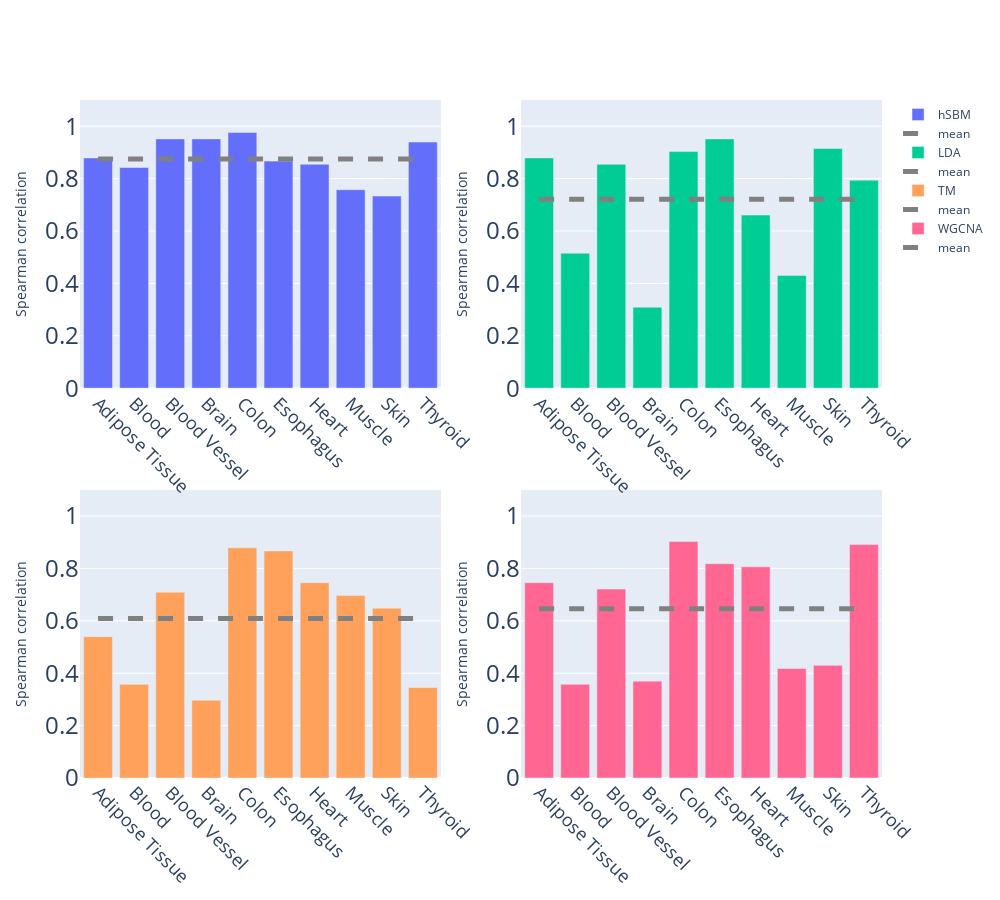

The code cell stored with this chart in its notebook:
### Code cell
fig = make_subplots(2,2)
ls={"width":5, "dash":"dash", "color":"gray"}
fig.add_trace(go.Bar(y=[s[0] for s in spearmans], name="hSBM"), row=1, col=1)
fig.add_trace(go.Scatter(x=[0, len(tissues)-1], y=np.repeat(np.mean([s[0] for s in spearmans]),2), mode="lines", line=ls, name="mean"), row=1, col=1)
fig.add_trace(go.Bar(y=[s[1] for s in spearmans], name="LDA"), row=1, col=2)
fig.add_trace(go.Scatter(x=[0, len(tissues)-1], y=np.repeat(np.mean([s[1] for s in spearmans]),2), mode="lines", line=ls, name="mean"), row=1, col=2)
fig.add_trace(go.Bar(y=[s[2] for s in spearmans], name="TM"), row=2, col=1)
fig.add_trace(go.Scatter(x=[0, len(tissues)-1], y=np.repeat(np.mean([s[2] for s in spearmans]),2), mode="lines", line=ls, name="mean"), row=2, col=1)
fig.add_trace(go.Bar(y=[s[3] for s in spearmans], name="WGCNA"), row=2, col=2)
fig.add_trace(go.Scatter(x=[0, len(tissues)-1], y=np.repeat(np.mean([s[3] for s in spearmans]),2), mode="lines", line=ls, name="mean"), row=2, col=2)


fig.update_yaxes({"range":[0,1.1], "title":"Spearman correlation", "tickfont":{"size":24}})
fig.update_xaxes({"tickmode":"array", "tickvals":list(range(len(tissues))), "ticktext": tissues, "tickangle":45,"tickfont":{"size":18}})

fig.update_layout(width=1000, height=900)

fig.show()
fig.write_image("spearman.pdf")

### Figure 1 — Plotly figure (JSON) as saved in the notebook; plotly's stock layout.template omitted (floating-point values rounded to 4 significant figures)
{"data": [{"name": "hSBM", "type": "bar", "xaxis": "x", "y": [0.8788, 0.8424, 0.9515, 0.9515, 0.9758, 0.8667, 0.8545, 0.7576, 0.7333, 0.9394], "yaxis": "y"}, {"line": {"color": "gray", "dash": "dash", "width": 5}, "mode": "lines", "name": "mean", "type": "scatter", "x": [0, 9], "xaxis": "x", "y": [0.8752, 0.8752], "yaxis": "y"}, {"name": "LDA", "type": "bar", "xaxis": "x2", "y": [0.8788, 0.5152, 0.8545, 0.3091, 0.903, 0.9515, 0.6606, 0.4303, 0.9152, 0.7939], "yaxis": "y2"}, {"line": {"color": "gray", "dash": "dash", "width": 5}, "mode": "lines", "name": "mean", "type": "scatter", "x": [0, 9], "xaxis": "x2", "y": [0.7212, 0.7212], "yaxis": "y2"}, {"name": "TM", "type": "bar", "xaxis": "x3", "y": [0.5394, 0.3576, 0.7091, 0.297, 0.8788, 0.8667, 0.7455, 0.697, 0.6485, 0.3455], "yaxis": "y3"}, {"line": {"color": "gray", "dash": "dash", "width": 5}, "mode": "lines", "name": "mean", "type": "scatter", "x": [0, 9], "xaxis": "x3", "y": [0.6085, 0.6085], "yaxis": "y3"}, {"name": "WGCNA", "type": "bar", "xaxis": "x4", "y": [0.7455, 0.3576, 0.7212, 0.3697, 0.903, 0.8182, 0.8061, 0.4182, 0.4303, 0.8909], "yaxis": "y4"}, {"line": {"color": "gray", "dash": "dash", "width": 5}, "mode": "lines", "name": "mean", "type": "scatter", "x": [0, 9], "xaxis": "x4", "y": [0.6461, 0.6461], "yaxis": "y4"}], "layout": {"height": 900, "width": 1000, "xaxis": {"anchor": "y", "domain": [0, 0.45], "tickangle": 45, "tickfont": {"size": 18}, "tickmode": "array", "ticktext": ["Adipose Tissue", "Blood", "Blood Vessel", "Brain", "Colon", "Esophagus", "Heart", "Muscle", "Skin", "Thyroid"], "tickvals": [0, 1, 2, 3, 4, 5, 6, 7, 8, 9]}, "xaxis2": {"anchor": "y2", "domain": [0.55, 1], "tickangle": 45, "tickfont": {"size": 18}, "tickmode": "array", "ticktext": ["Adipose Tissue", "Blood", "Blood Vessel", "Brain", "Colon", "Esophagus", "Heart", "Muscle", "Skin", "Thyroid"], "tickvals": [0, 1, 2, 3, 4, 5, 6, 7, 8, 9]}, "xaxis3": {"anchor": "y3", "domain": [0, 0.45], "tickangle": 45, "tickfont": {"size": 18}, "tickmode": "array", "ticktext": ["Adipose Tissue", "Blood", "Blood Vessel", "Brain", "Colon", "Esophagus", "Heart", "Muscle", "Skin", "Thyroid"], "tickvals": [0, 1, 2, 3, 4, 5, 6, 7, 8, 9]}, "xaxis4": {"anchor": "y4", "domain": [0.55, 1], "tickangle": 45, "tickfont": {"size": 18}, "tickmode": "array", "ticktext": ["Adipose Tissue", "Blood", "Blood Vessel", "Brain", "Colon", "Esophagus", "Heart", "Muscle", "Skin", "Thyroid"], "tickvals": [0, 1, 2, 3, 4, 5, 6, 7, 8, 9]}, "yaxis": {"anchor": "x", "domain": [0.575, 1], "range": [0, 1.1], "tickfont": {"size": 24}, "title": {"text": "Spearman correlation"}}, "yaxis2": {"anchor": "x2", "domain": [0.575, 1], "range": [0, 1.1], "tickfont": {"size": 24}, "title": {"text": "Spearman correlation"}}, "yaxis3": {"anchor": "x3", "domain": [0, 0.425], "range": [0, 1.1], "tickfont": {"size": 24}, "title": {"text": "Spearman correlation"}}, "yaxis4": {"anchor": "x4", "domain": [0, 0.425], "range": [0, 1.1], "tickfont": {"size": 24}, "title": {"text": "Spearman correlation"}}}}
